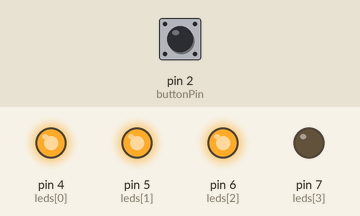
Recording of a sketch running on a simulated Arduino Uno, built with avr-gcc and run on an emulated ATmega328P. Shown: output pins drawn as LEDs (lit = HIGH). Dashed ring = blinking. The test bench sets the inputs (shaded band); at power-on: pin 2 (buttonPin) LOW.

Above: at 1.2 s.
1.3 s: pin 2 (buttonPin) pulled HIGH for 0.15 s
At 3.3 s:
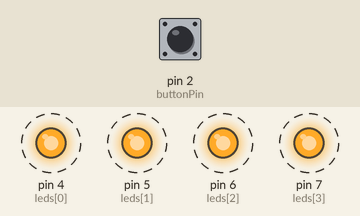
4.4 s: pin 2 (buttonPin) pulled HIGH for 3.2 s
At 5.6 s:
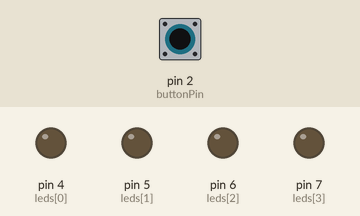
12.1 s: pin 2 (buttonPin) pulled HIGH for 1 s
At 17.65 s:
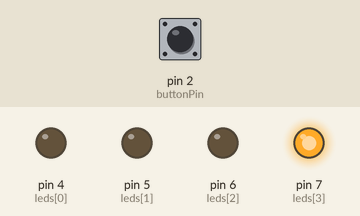
Timing chart, 0 to 25.1 s (numbered marks = the images above; inputs shaded):
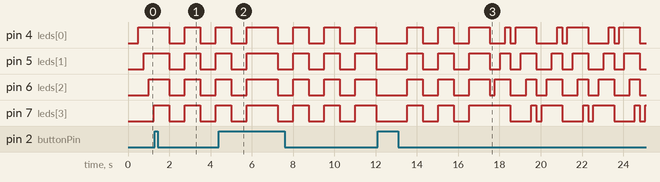

The sketch:

LEDS.ino
```cpp
/* CONFIG */
int leds[] = {4,5,6,7};
int buttonPin = 2;
int idleAniDelay = 250;
int idleAni[] = {
  0,0,0,0,
  1,0,0,0,
  1,1,0,0,
  1,1,1,0,
  1,1,1,1,
  0,0,0,0,
  0,0,0,1,
  0,0,1,1,
  0,1,1,1,
  1,1,1,1
};
int pushAniDelay = 750;
int pushAni[] = {
  0,0,0,0,
  1,1,1,1,
  0,0,0,0,
  1,1,1,1,
  0,0,0,0,
  1,1,1,1
};

/* GLOBAL VAR */
int numOfLeds = sizeof(leds)/sizeof(int);
int idleAniSize = sizeof(idleAni)/sizeof(int);
int pushAniSize = sizeof(pushAni)/sizeof(int);
int button = 0;
int i = 0;
int i2 = 0;
int state = 0;
unsigned long preTime = 0;
unsigned long curTime = 0;

void setup() {

  for(int i = 0; i < numOfLeds; i++) {
    pinMode(leds[i], OUTPUT);
  }
  pinMode(buttonPin, INPUT);

}

void loop() {

  button = digitalRead(buttonPin);
  if(button == 1 && state != 1) state = 1;

  curTime = millis();
  if(state == 0) {

    if(curTime - preTime > idleAniDelay) {

      preTime = curTime;

      for(int l = 0; l < numOfLeds; l++) {
        digitalWrite(leds[l], idleAni[i+l]);
      }
      i+=numOfLeds;
      if(i > idleAniSize-numOfLeds) i = 0;

    }

  } else {

    if(curTime - preTime > pushAniDelay) {

        preTime = curTime;
        if(i2 > pushAniSize-numOfLeds) {

          i2 = 0;
          state = 0;

        } else {

          for(int l = 0; l < numOfLeds; l++) {
            digitalWrite(leds[l], pushAni[i2+l]);
          }
          i2+=numOfLeds;

        }

    }

  }

}
```
